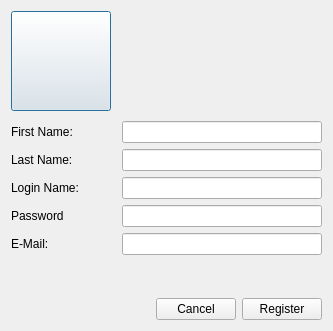
<?xml version="1.0" encoding="UTF-8"?>
<ui version="4.0">
 <class>RegisterDialog</class>
 <widget class="QDialog" name="RegisterDialog">
  <property name="geometry">
   <rect>
    <x>0</x>
    <y>0</y>
    <width>333</width>
    <height>331</height>
   </rect>
  </property>
  <property name="windowTitle">
   <string>Register Window</string>
  </property>
  <layout class="QVBoxLayout" name="verticalLayout">
   <item>
    <layout class="QHBoxLayout" name="horizontalLayout_7">
     <item>
      <widget class="QPushButton" name="avatarButton">
       <property name="minimumSize">
        <size>
         <width>100</width>
         <height>100</height>
        </size>
       </property>
       <property name="autoFillBackground">
        <bool>false</bool>
       </property>
       <property name="styleSheet">
        <string notr="true"/>
       </property>
       <property name="text">
        <string/>
       </property>
      </widget>
     </item>
     <item>
      <spacer name="horizontalSpacer_7">
       <property name="orientation">
        <enum>Qt::Horizontal</enum>
       </property>
       <property name="sizeHint" stdset="0">
        <size>
         <width>40</width>
         <height>20</height>
        </size>
       </property>
      </spacer>
     </item>
    </layout>
   </item>
   <item>
    <spacer name="verticalSpacer_2">
     <property name="orientation">
      <enum>Qt::Vertical</enum>
     </property>
     <property name="sizeHint" stdset="0">
      <size>
       <width>20</width>
       <height>7</height>
      </size>
     </property>
    </spacer>
   </item>
   <item>
    <layout class="QHBoxLayout" name="horizontalLayout">
     <item>
      <widget class="QLabel" name="firstNameLabel">
       <property name="text">
        <string>First Name:</string>
       </property>
      </widget>
     </item>
     <item>
      <spacer name="horizontalSpacer_2">
       <property name="orientation">
        <enum>Qt::Horizontal</enum>
       </property>
       <property name="sizeHint" stdset="0">
        <size>
         <width>40</width>
         <height>20</height>
        </size>
       </property>
      </spacer>
     </item>
     <item>
      <widget class="QLineEdit" name="firstNameLineEdit">
       <property name="minimumSize">
        <size>
         <width>200</width>
         <height>0</height>
        </size>
       </property>
      </widget>
     </item>
    </layout>
   </item>
   <item>
    <layout class="QHBoxLayout" name="horizontalLayout_2">
     <item>
      <widget class="QLabel" name="lastNameLabel">
       <property name="text">
        <string>Last Name:</string>
       </property>
      </widget>
     </item>
     <item>
      <spacer name="horizontalSpacer_3">
       <property name="orientation">
        <enum>Qt::Horizontal</enum>
       </property>
       <property name="sizeHint" stdset="0">
        <size>
         <width>40</width>
         <height>20</height>
        </size>
       </property>
      </spacer>
     </item>
     <item>
      <widget class="QLineEdit" name="lastNameLineEdit">
       <property name="minimumSize">
        <size>
         <width>200</width>
         <height>0</height>
        </size>
       </property>
      </widget>
     </item>
    </layout>
   </item>
   <item>
    <layout class="QHBoxLayout" name="horizontalLayout_3">
     <item>
      <widget class="QLabel" name="LoginNameLabel">
       <property name="text">
        <string>Login Name:</string>
       </property>
      </widget>
     </item>
     <item>
      <spacer name="horizontalSpacer_4">
       <property name="orientation">
        <enum>Qt::Horizontal</enum>
       </property>
       <property name="sizeHint" stdset="0">
        <size>
         <width>40</width>
         <height>20</height>
        </size>
       </property>
      </spacer>
     </item>
     <item>
      <widget class="QLineEdit" name="loginNameLineEdit">
       <property name="minimumSize">
        <size>
         <width>200</width>
         <height>0</height>
        </size>
       </property>
      </widget>
     </item>
    </layout>
   </item>
   <item>
    <layout class="QHBoxLayout" name="horizontalLayout_4">
     <item>
      <widget class="QLabel" name="passwordLabel">
       <property name="text">
        <string>Password</string>
       </property>
      </widget>
     </item>
     <item>
      <spacer name="horizontalSpacer_5">
       <property name="orientation">
        <enum>Qt::Horizontal</enum>
       </property>
       <property name="sizeHint" stdset="0">
        <size>
         <width>40</width>
         <height>20</height>
        </size>
       </property>
      </spacer>
     </item>
     <item>
      <widget class="QLineEdit" name="passwordLineEdit">
       <property name="minimumSize">
        <size>
         <width>200</width>
         <height>0</height>
        </size>
       </property>
      </widget>
     </item>
    </layout>
   </item>
   <item>
    <layout class="QHBoxLayout" name="horizontalLayout_6">
     <item>
      <widget class="QLabel" name="eMailLabel">
       <property name="text">
        <string>E-Mail:</string>
       </property>
      </widget>
     </item>
     <item>
      <spacer name="horizontalSpacer_6">
       <property name="orientation">
        <enum>Qt::Horizontal</enum>
       </property>
       <property name="sizeHint" stdset="0">
        <size>
         <width>40</width>
         <height>20</height>
        </size>
       </property>
      </spacer>
     </item>
     <item>
      <widget class="QLineEdit" name="eMailLineEdit">
       <property name="minimumSize">
        <size>
         <width>200</width>
         <height>0</height>
        </size>
       </property>
      </widget>
     </item>
    </layout>
   </item>
   <item>
    <spacer name="verticalSpacer">
     <property name="orientation">
      <enum>Qt::Vertical</enum>
     </property>
     <property name="sizeHint" stdset="0">
      <size>
       <width>20</width>
       <height>40</height>
      </size>
     </property>
    </spacer>
   </item>
   <item>
    <layout class="QHBoxLayout" name="horizontalLayout_5">
     <item>
      <spacer name="horizontalSpacer">
       <property name="orientation">
        <enum>Qt::Horizontal</enum>
       </property>
       <property name="sizeHint" stdset="0">
        <size>
         <width>40</width>
         <height>20</height>
        </size>
       </property>
      </spacer>
     </item>
     <item>
      <widget class="QPushButton" name="cancelButton">
       <property name="text">
        <string>Cancel</string>
       </property>
      </widget>
     </item>
     <item>
      <widget class="QPushButton" name="registerButton">
       <property name="text">
        <string>Register</string>
       </property>
      </widget>
     </item>
    </layout>
   </item>
  </layout>
 </widget>
 <resources/>
 <connections/>
</ui>
